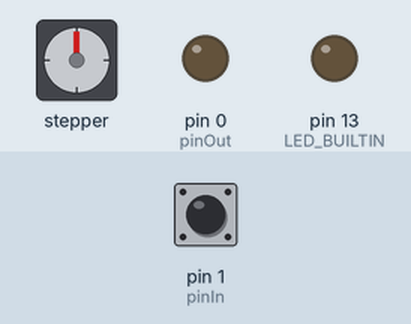
A sketch run on a simulated Arduino Uno, built with avr-gcc and run on an emulated ATmega328P. Shown: stepper motor, output pins drawn as LEDs (lit = HIGH). Dashed ring = blinking. Inputs (shaded band) come from the test bench; at power-on: pin 1 (pinIn) LOW. Stepper angles assume 2048 steps per turn.

Above: at 1.2 s.
1.3 s: pin 1 (pinIn) driven HIGH
At 1.45 s:
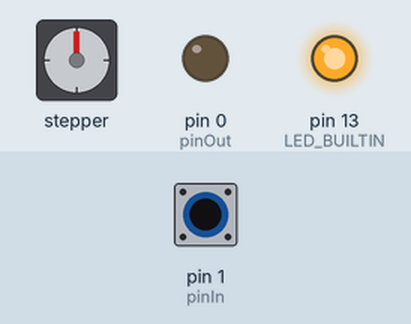
4.3 s: pin 1 (pinIn) driven LOW
At 5.0 s:
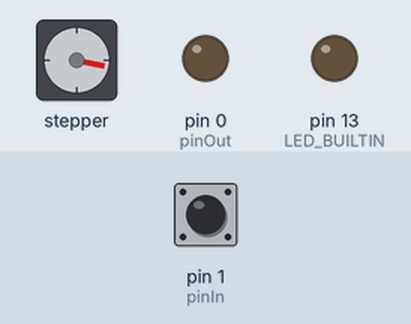
5.8 s: pin 1 (pinIn) driven HIGH
At 5.95 s:
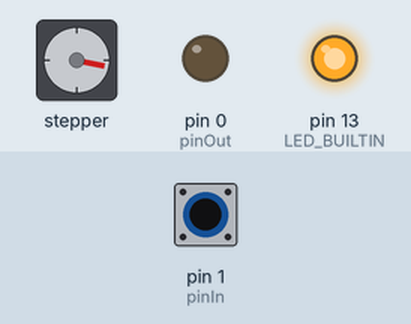
8.8 s: pin 1 (pinIn) driven LOW
At 10.0 s:
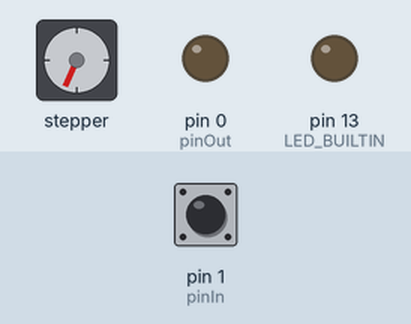
10.3 s: pin 1 (pinIn) driven HIGH
At 10.45 s:
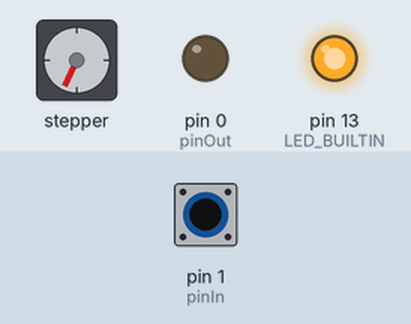
13.3 s: pin 1 (pinIn) pulsed LOW 2 times (0.12 s each, 0.3 s apart)
At 13.77 s:
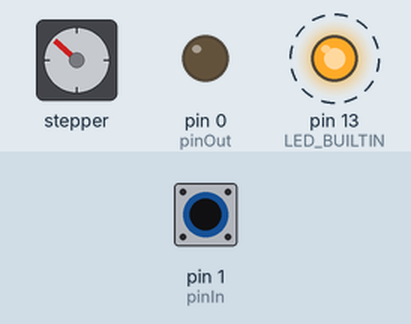
Timing chart, 0 to 17.3 s (numbered marks = the images above; inputs shaded):
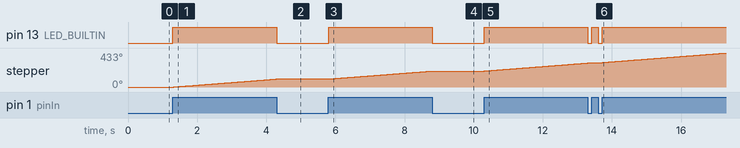

The sketch:

stepper-run.ino
```cpp
/*
Test program to ensure stepper motor works. This will turn on/off depending on
the signal from an attached switch.
*/

// Include the AccelStepper Library
#include <AccelStepper.h>

// Define step constant
#define MotorInterfaceType 4

// Creates an instance
// Pins entered in sequence IN1-IN3-IN2-IN4 for proper step sequence
AccelStepper myStepper(MotorInterfaceType, 8, 10, 9, 11);

int pinOut = 0;
int pinIn = 1;

void setup() {
	myStepper.setMaxSpeed(1000.0);
	myStepper.setAcceleration(50.0);
	myStepper.setSpeed(200);

  pinMode(LED_BUILTIN, OUTPUT);
  pinMode(pinOut, OUTPUT);
  pinMode(pinIn, INPUT);
}

void loop() {
  int clicked = digitalRead(pinIn);

  if (clicked) {
    myStepper.setSpeed(200);
    myStepper.moveTo(myStepper.currentPosition()+1000);
  } else {
    myStepper.setSpeed(0);
    myStepper.moveTo(myStepper.currentPosition());
  }

  myStepper.run();
  digitalWrite(LED_BUILTIN, clicked);
}
```

Measured:
- after the input at 1.3 s, pin 13 (LED_BUILTIN): LOW → HIGH at once; stepper: keeps turning clockwise at about 34°/s, starting at once
- after the input at 4.3 s, pin 13 (LED_BUILTIN): HIGH → LOW at once; stepper: stops changing and stays 102°
- after the input at 5.8 s, pin 13 (LED_BUILTIN): LOW → HIGH at once; stepper: keeps turning clockwise at about 34°/s, starting at once
- after the input at 8.8 s, pin 13 (LED_BUILTIN): HIGH → LOW at once; stepper: stops changing and stays 203°
- after the input at 10.3 s, pin 13 (LED_BUILTIN): LOW → HIGH at once; stepper: keeps turning clockwise at about 34°/s, starting at once
- after the input at 13.3 s, pin 13 (LED_BUILTIN): alternates HIGH for 0.18 s and LOW for 0.12 s, 4 changes in all, then stays HIGH, starting at once
